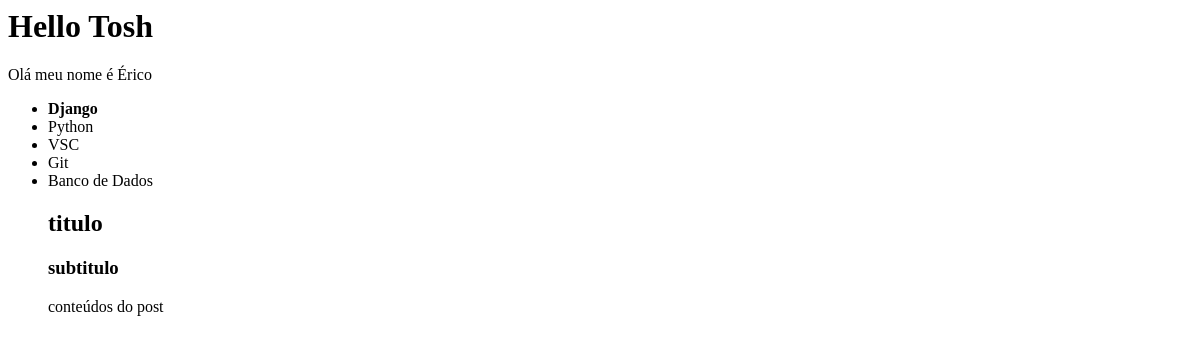
Page /tosh/ on the earlier database version.
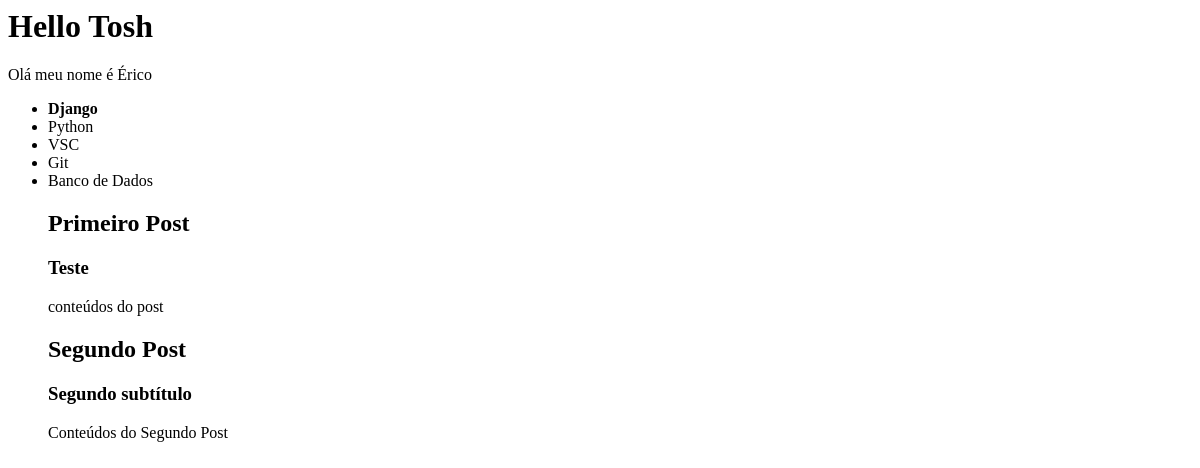
Same page on the later database version.
### website/models.py (models this page shows)
class Post(models.Model):
    title = models.CharField(max_length=100)
    subtitle = models.CharField(max_length=200)
    content = models.TextField()

### website/views.py (the view)
# urls.py: path('tosh/', include('website.urls')),
def tosh(request):
    lista = [
        'Django', 'Python', 'VSC',
        'Git', 'Banco de Dados'
        ]
    lista_posts = Post.objects.all()
    data = {
        'erico':'Olá meu nome é Érico',
        'lista_tecnologias': lista,
        'posts': lista_posts
        }
    return render(request, 'index.html',data)

### website/templates/index.html
<h1>Hello Tosh</h1>
{{erico}}
<ul>
{% for item in lista_tecnologias %}
    {% if item == 'Django' %}
        <li><b>{{item}}</b></li>
    {% else %}
        <li>{{item}}</li>
    {% endif %}
{% endfor %}
</ul>
<ol>
    {% for post in posts %}
    <h2> {{ post.title }} </h2>
    <h3> {{ post.subtitle }} </h3>
    <p> {{ post.content }} </p>
    {% endfor %}
</ol>

Differences in the rows shown:
changed Post "conteúdos do post": title "titulo" → "Primeiro Post"; subtitle "subtitulo" → "Teste"
added Post: title "Segundo Post", subtitle "Segundo subtítulo", content "Conteúdos do Segundo Post"
